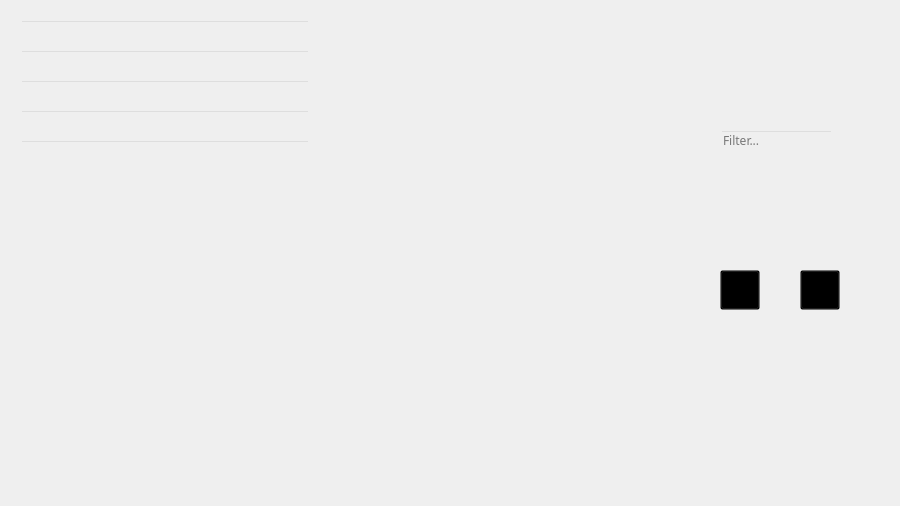
<?xml version="1.0" encoding="UTF-8"?>
<ui version="4.0">
 <class>admin_stmanager_detail</class>
 <widget class="QWidget" name="admin_stmanager_detail">
  <property name="geometry">
   <rect>
    <x>0</x>
    <y>0</y>
    <width>900</width>
    <height>506</height>
   </rect>
  </property>
  <property name="windowTitle">
   <string>AtQlas Alpha</string>
  </property>
  <widget class="QLineEdit" name="lineEdit_4">
   <property name="geometry">
    <rect>
     <x>20</x>
     <y>20</y>
     <width>290</width>
     <height>21</height>
    </rect>
   </property>
   <property name="palette">
    <palette>
     <active>
      <colorrole role="Button">
       <brush brushstyle="SolidPattern">
        <color alpha="0">
         <red>0</red>
         <green>0</green>
         <blue>0</blue>
        </color>
       </brush>
      </colorrole>
      <colorrole role="Text">
       <brush brushstyle="SolidPattern">
        <color alpha="255">
         <red>211</red>
         <green>224</green>
         <blue>229</blue>
        </color>
       </brush>
      </colorrole>
      <colorrole role="Base">
       <brush brushstyle="SolidPattern">
        <color alpha="0">
         <red>0</red>
         <green>0</green>
         <blue>0</blue>
        </color>
       </brush>
      </colorrole>
      <colorrole role="Window">
       <brush brushstyle="SolidPattern">
        <color alpha="0">
         <red>0</red>
         <green>0</green>
         <blue>0</blue>
        </color>
       </brush>
      </colorrole>
     </active>
     <inactive>
      <colorrole role="Button">
       <brush brushstyle="SolidPattern">
        <color alpha="0">
         <red>0</red>
         <green>0</green>
         <blue>0</blue>
        </color>
       </brush>
      </colorrole>
      <colorrole role="Text">
       <brush brushstyle="SolidPattern">
        <color alpha="255">
         <red>211</red>
         <green>224</green>
         <blue>229</blue>
        </color>
       </brush>
      </colorrole>
      <colorrole role="Base">
       <brush brushstyle="SolidPattern">
        <color alpha="0">
         <red>0</red>
         <green>0</green>
         <blue>0</blue>
        </color>
       </brush>
      </colorrole>
      <colorrole role="Window">
       <brush brushstyle="SolidPattern">
        <color alpha="0">
         <red>0</red>
         <green>0</green>
         <blue>0</blue>
        </color>
       </brush>
      </colorrole>
     </inactive>
     <disabled>
      <colorrole role="Button">
       <brush brushstyle="SolidPattern">
        <color alpha="0">
         <red>0</red>
         <green>0</green>
         <blue>0</blue>
        </color>
       </brush>
      </colorrole>
      <colorrole role="Text">
       <brush brushstyle="SolidPattern">
        <color alpha="255">
         <red>127</red>
         <green>127</green>
         <blue>127</blue>
        </color>
       </brush>
      </colorrole>
      <colorrole role="Base">
       <brush brushstyle="SolidPattern">
        <color alpha="0">
         <red>0</red>
         <green>0</green>
         <blue>0</blue>
        </color>
       </brush>
      </colorrole>
      <colorrole role="Window">
       <brush brushstyle="SolidPattern">
        <color alpha="0">
         <red>0</red>
         <green>0</green>
         <blue>0</blue>
        </color>
       </brush>
      </colorrole>
     </disabled>
    </palette>
   </property>
   <property name="font">
    <font>
     <family>PT Mono</family>
     <pointsize>14</pointsize>
    </font>
   </property>
   <property name="styleSheet">
    <string notr="true">background:transparent;
border-image:url(:/atqres_ico/pure_gray_7.png)
</string>
   </property>
  </widget>
  <widget class="QLineEdit" name="name_edit">
   <property name="geometry">
    <rect>
     <x>20</x>
     <y>50</y>
     <width>290</width>
     <height>21</height>
    </rect>
   </property>
   <property name="palette">
    <palette>
     <active>
      <colorrole role="Button">
       <brush brushstyle="SolidPattern">
        <color alpha="0">
         <red>0</red>
         <green>0</green>
         <blue>0</blue>
        </color>
       </brush>
      </colorrole>
      <colorrole role="Text">
       <brush brushstyle="SolidPattern">
        <color alpha="255">
         <red>211</red>
         <green>224</green>
         <blue>229</blue>
        </color>
       </brush>
      </colorrole>
      <colorrole role="Base">
       <brush brushstyle="SolidPattern">
        <color alpha="0">
         <red>0</red>
         <green>0</green>
         <blue>0</blue>
        </color>
       </brush>
      </colorrole>
      <colorrole role="Window">
       <brush brushstyle="SolidPattern">
        <color alpha="0">
         <red>0</red>
         <green>0</green>
         <blue>0</blue>
        </color>
       </brush>
      </colorrole>
     </active>
     <inactive>
      <colorrole role="Button">
       <brush brushstyle="SolidPattern">
        <color alpha="0">
         <red>0</red>
         <green>0</green>
         <blue>0</blue>
        </color>
       </brush>
      </colorrole>
      <colorrole role="Text">
       <brush brushstyle="SolidPattern">
        <color alpha="255">
         <red>211</red>
         <green>224</green>
         <blue>229</blue>
        </color>
       </brush>
      </colorrole>
      <colorrole role="Base">
       <brush brushstyle="SolidPattern">
        <color alpha="0">
         <red>0</red>
         <green>0</green>
         <blue>0</blue>
        </color>
       </brush>
      </colorrole>
      <colorrole role="Window">
       <brush brushstyle="SolidPattern">
        <color alpha="0">
         <red>0</red>
         <green>0</green>
         <blue>0</blue>
        </color>
       </brush>
      </colorrole>
     </inactive>
     <disabled>
      <colorrole role="Button">
       <brush brushstyle="SolidPattern">
        <color alpha="0">
         <red>0</red>
         <green>0</green>
         <blue>0</blue>
        </color>
       </brush>
      </colorrole>
      <colorrole role="Text">
       <brush brushstyle="SolidPattern">
        <color alpha="255">
         <red>127</red>
         <green>127</green>
         <blue>127</blue>
        </color>
       </brush>
      </colorrole>
      <colorrole role="Base">
       <brush brushstyle="SolidPattern">
        <color alpha="0">
         <red>0</red>
         <green>0</green>
         <blue>0</blue>
        </color>
       </brush>
      </colorrole>
      <colorrole role="Window">
       <brush brushstyle="SolidPattern">
        <color alpha="0">
         <red>0</red>
         <green>0</green>
         <blue>0</blue>
        </color>
       </brush>
      </colorrole>
     </disabled>
    </palette>
   </property>
   <property name="font">
    <font>
     <family>PT Mono</family>
     <pointsize>14</pointsize>
    </font>
   </property>
   <property name="styleSheet">
    <string notr="true">background:transparent;
border-image:url(:/atqres_ico/pure_gray_7.png)</string>
   </property>
  </widget>
  <widget class="QLineEdit" name="school_edit">
   <property name="geometry">
    <rect>
     <x>20</x>
     <y>110</y>
     <width>290</width>
     <height>21</height>
    </rect>
   </property>
   <property name="palette">
    <palette>
     <active>
      <colorrole role="Button">
       <brush brushstyle="SolidPattern">
        <color alpha="0">
         <red>0</red>
         <green>0</green>
         <blue>0</blue>
        </color>
       </brush>
      </colorrole>
      <colorrole role="Text">
       <brush brushstyle="SolidPattern">
        <color alpha="255">
         <red>211</red>
         <green>224</green>
         <blue>229</blue>
        </color>
       </brush>
      </colorrole>
      <colorrole role="Base">
       <brush brushstyle="SolidPattern">
        <color alpha="0">
         <red>0</red>
         <green>0</green>
         <blue>0</blue>
        </color>
       </brush>
      </colorrole>
      <colorrole role="Window">
       <brush brushstyle="SolidPattern">
        <color alpha="0">
         <red>0</red>
         <green>0</green>
         <blue>0</blue>
        </color>
       </brush>
      </colorrole>
     </active>
     <inactive>
      <colorrole role="Button">
       <brush brushstyle="SolidPattern">
        <color alpha="0">
         <red>0</red>
         <green>0</green>
         <blue>0</blue>
        </color>
       </brush>
      </colorrole>
      <colorrole role="Text">
       <brush brushstyle="SolidPattern">
        <color alpha="255">
         <red>211</red>
         <green>224</green>
         <blue>229</blue>
        </color>
       </brush>
      </colorrole>
      <colorrole role="Base">
       <brush brushstyle="SolidPattern">
        <color alpha="0">
         <red>0</red>
         <green>0</green>
         <blue>0</blue>
        </color>
       </brush>
      </colorrole>
      <colorrole role="Window">
       <brush brushstyle="SolidPattern">
        <color alpha="0">
         <red>0</red>
         <green>0</green>
         <blue>0</blue>
        </color>
       </brush>
      </colorrole>
     </inactive>
     <disabled>
      <colorrole role="Button">
       <brush brushstyle="SolidPattern">
        <color alpha="0">
         <red>0</red>
         <green>0</green>
         <blue>0</blue>
        </color>
       </brush>
      </colorrole>
      <colorrole role="Text">
       <brush brushstyle="SolidPattern">
        <color alpha="255">
         <red>127</red>
         <green>127</green>
         <blue>127</blue>
        </color>
       </brush>
      </colorrole>
      <colorrole role="Base">
       <brush brushstyle="SolidPattern">
        <color alpha="0">
         <red>0</red>
         <green>0</green>
         <blue>0</blue>
        </color>
       </brush>
      </colorrole>
      <colorrole role="Window">
       <brush brushstyle="SolidPattern">
        <color alpha="0">
         <red>0</red>
         <green>0</green>
         <blue>0</blue>
        </color>
       </brush>
      </colorrole>
     </disabled>
    </palette>
   </property>
   <property name="font">
    <font>
     <family>PT Mono</family>
     <pointsize>14</pointsize>
    </font>
   </property>
   <property name="styleSheet">
    <string notr="true">background:transparent;
border-image:url(:/atqres_ico/pure_gray_7.png)</string>
   </property>
  </widget>
  <widget class="QLineEdit" name="klass_edit">
   <property name="geometry">
    <rect>
     <x>20</x>
     <y>140</y>
     <width>290</width>
     <height>21</height>
    </rect>
   </property>
   <property name="palette">
    <palette>
     <active>
      <colorrole role="Button">
       <brush brushstyle="SolidPattern">
        <color alpha="0">
         <red>0</red>
         <green>0</green>
         <blue>0</blue>
        </color>
       </brush>
      </colorrole>
      <colorrole role="Text">
       <brush brushstyle="SolidPattern">
        <color alpha="255">
         <red>211</red>
         <green>224</green>
         <blue>229</blue>
        </color>
       </brush>
      </colorrole>
      <colorrole role="Base">
       <brush brushstyle="SolidPattern">
        <color alpha="0">
         <red>0</red>
         <green>0</green>
         <blue>0</blue>
        </color>
       </brush>
      </colorrole>
      <colorrole role="Window">
       <brush brushstyle="SolidPattern">
        <color alpha="0">
         <red>0</red>
         <green>0</green>
         <blue>0</blue>
        </color>
       </brush>
      </colorrole>
     </active>
     <inactive>
      <colorrole role="Button">
       <brush brushstyle="SolidPattern">
        <color alpha="0">
         <red>0</red>
         <green>0</green>
         <blue>0</blue>
        </color>
       </brush>
      </colorrole>
      <colorrole role="Text">
       <brush brushstyle="SolidPattern">
        <color alpha="255">
         <red>211</red>
         <green>224</green>
         <blue>229</blue>
        </color>
       </brush>
      </colorrole>
      <colorrole role="Base">
       <brush brushstyle="SolidPattern">
        <color alpha="0">
         <red>0</red>
         <green>0</green>
         <blue>0</blue>
        </color>
       </brush>
      </colorrole>
      <colorrole role="Window">
       <brush brushstyle="SolidPattern">
        <color alpha="0">
         <red>0</red>
         <green>0</green>
         <blue>0</blue>
        </color>
       </brush>
      </colorrole>
     </inactive>
     <disabled>
      <colorrole role="Button">
       <brush brushstyle="SolidPattern">
        <color alpha="0">
         <red>0</red>
         <green>0</green>
         <blue>0</blue>
        </color>
       </brush>
      </colorrole>
      <colorrole role="Text">
       <brush brushstyle="SolidPattern">
        <color alpha="255">
         <red>127</red>
         <green>127</green>
         <blue>127</blue>
        </color>
       </brush>
      </colorrole>
      <colorrole role="Base">
       <brush brushstyle="SolidPattern">
        <color alpha="0">
         <red>0</red>
         <green>0</green>
         <blue>0</blue>
        </color>
       </brush>
      </colorrole>
      <colorrole role="Window">
       <brush brushstyle="SolidPattern">
        <color alpha="0">
         <red>0</red>
         <green>0</green>
         <blue>0</blue>
        </color>
       </brush>
      </colorrole>
     </disabled>
    </palette>
   </property>
   <property name="font">
    <font>
     <family>PT Mono</family>
    </font>
   </property>
   <property name="styleSheet">
    <string notr="true">background:transparent;
border-image:url(:/atqres_ico/pure_gray_7.png)</string>
   </property>
  </widget>
  <widget class="QLineEdit" name="grade_edit">
   <property name="geometry">
    <rect>
     <x>20</x>
     <y>80</y>
     <width>290</width>
     <height>21</height>
    </rect>
   </property>
   <property name="palette">
    <palette>
     <active>
      <colorrole role="Button">
       <brush brushstyle="SolidPattern">
        <color alpha="0">
         <red>0</red>
         <green>0</green>
         <blue>0</blue>
        </color>
       </brush>
      </colorrole>
      <colorrole role="Text">
       <brush brushstyle="SolidPattern">
        <color alpha="255">
         <red>211</red>
         <green>224</green>
         <blue>229</blue>
        </color>
       </brush>
      </colorrole>
      <colorrole role="Base">
       <brush brushstyle="SolidPattern">
        <color alpha="0">
         <red>0</red>
         <green>0</green>
         <blue>0</blue>
        </color>
       </brush>
      </colorrole>
      <colorrole role="Window">
       <brush brushstyle="SolidPattern">
        <color alpha="0">
         <red>0</red>
         <green>0</green>
         <blue>0</blue>
        </color>
       </brush>
      </colorrole>
     </active>
     <inactive>
      <colorrole role="Button">
       <brush brushstyle="SolidPattern">
        <color alpha="0">
         <red>0</red>
         <green>0</green>
         <blue>0</blue>
        </color>
       </brush>
      </colorrole>
      <colorrole role="Text">
       <brush brushstyle="SolidPattern">
        <color alpha="255">
         <red>211</red>
         <green>224</green>
         <blue>229</blue>
        </color>
       </brush>
      </colorrole>
      <colorrole role="Base">
       <brush brushstyle="SolidPattern">
        <color alpha="0">
         <red>0</red>
         <green>0</green>
         <blue>0</blue>
        </color>
       </brush>
      </colorrole>
      <colorrole role="Window">
       <brush brushstyle="SolidPattern">
        <color alpha="0">
         <red>0</red>
         <green>0</green>
         <blue>0</blue>
        </color>
       </brush>
      </colorrole>
     </inactive>
     <disabled>
      <colorrole role="Button">
       <brush brushstyle="SolidPattern">
        <color alpha="0">
         <red>0</red>
         <green>0</green>
         <blue>0</blue>
        </color>
       </brush>
      </colorrole>
      <colorrole role="Text">
       <brush brushstyle="SolidPattern">
        <color alpha="255">
         <red>127</red>
         <green>127</green>
         <blue>127</blue>
        </color>
       </brush>
      </colorrole>
      <colorrole role="Base">
       <brush brushstyle="SolidPattern">
        <color alpha="0">
         <red>0</red>
         <green>0</green>
         <blue>0</blue>
        </color>
       </brush>
      </colorrole>
      <colorrole role="Window">
       <brush brushstyle="SolidPattern">
        <color alpha="0">
         <red>0</red>
         <green>0</green>
         <blue>0</blue>
        </color>
       </brush>
      </colorrole>
     </disabled>
    </palette>
   </property>
   <property name="font">
    <font>
     <family>PT Mono</family>
     <pointsize>14</pointsize>
    </font>
   </property>
   <property name="styleSheet">
    <string notr="true">background:transparent;
border-image:url(:/atqres_ico/pure_gray_7.png)</string>
   </property>
  </widget>
  <widget class="QLineEdit" name="lesson_chooser_edit">
   <property name="geometry">
    <rect>
     <x>720</x>
     <y>130</y>
     <width>113</width>
     <height>21</height>
    </rect>
   </property>
   <property name="font">
    <font>
     <family>PT Mono</family>
    </font>
   </property>
   <property name="styleSheet">
    <string notr="true">background:transparent;
border-image:url(:/atqres_ico/pure_gray.png)</string>
   </property>
   <property name="placeholderText">
    <string>Filter...</string>
   </property>
  </widget>
  <widget class="QListWidget" name="recommendation">
   <property name="geometry">
    <rect>
     <x>390</x>
     <y>0</y>
     <width>256</width>
     <height>192</height>
    </rect>
   </property>
   <property name="styleSheet">
    <string notr="true">background:transparent;
border-image:url(:/atqres_ico/pure_gray.png)</string>
   </property>
  </widget>
  <widget class="QFrame" name="frame">
   <property name="geometry">
    <rect>
     <x>0</x>
     <y>0</y>
     <width>900</width>
     <height>506</height>
    </rect>
   </property>
   <property name="styleSheet">
    <string notr="true">background:transparent;
border-image:url(:/atqres_ico/admin_stmanager.png)</string>
   </property>
   <property name="frameShape">
    <enum>QFrame::StyledPanel</enum>
   </property>
   <property name="frameShadow">
    <enum>QFrame::Raised</enum>
   </property>
   <widget class="QTableWidget" name="opt_lesson">
    <property name="geometry">
     <rect>
      <x>20</x>
      <y>370</y>
      <width>651</width>
      <height>101</height>
     </rect>
    </property>
    <property name="styleSheet">
     <string notr="true">QTableWidget 
{background-color: transparent;}
QScrollBar:vertical {
    background: url(images/pure_blue.png);
    width: 0px;
    margin: 0px 0 0px 0;
}
QScrollBar::handle:vertical {
    background: rgb(195, 195, 195);
    min-height: 30px;
    margin: 0 1px 0 2px;
    border-radius: 3px;
    border: none;
}

QScrollBar:horizontal {
    height: 0px;
    margin: 0px 0 0px 0;
}
QScrollBar::handle:horizontal {
    background: rgb(195, 195, 195);
    min-width: 20px;
    margin: 2px 0px 1px 0px;
    border-radius: 3px;
    border: none;
}
QHeaderView::section
{
border-image:url(:/atqres_ico/pure_gray.png);
height:30px;
spacing: 20px;
background-color:rgb(39,49,58);
color: white;

text-align: right;
font-family: arial;
font-size:12px;
}</string>
    </property>
   </widget>
   <widget class="QTableWidget" name="req_lesson">
    <property name="geometry">
     <rect>
      <x>20</x>
      <y>250</y>
      <width>651</width>
      <height>81</height>
     </rect>
    </property>
    <property name="styleSheet">
     <string notr="true">QTableWidget 
{background-color: transparent;}
QScrollBar:vertical {
    background: url(images/pure_blue.png);
    width: 0px;
    margin: 0px 0 0px 0;
}
QScrollBar::handle:vertical {
    background: rgb(195, 195, 195);
    min-height: 30px;
    margin: 0 1px 0 2px;
    border-radius: 3px;
    border: none;
}

QScrollBar:horizontal {
    height: 0px;
    margin: 0px 0 0px 0;
}
QScrollBar::handle:horizontal {
    background: rgb(195, 195, 195);
    min-width: 20px;
    margin: 2px 0px 1px 0px;
    border-radius: 3px;
    border: none;
}

QHeaderView::section
{
border-image:url(:/atqres_ico/pure_gray.png);
height:30px;
spacing: 20px;
background-color:rgb(39,49,58);
color: white;

text-align: right;
font-family: arial;
font-size:12px;
}</string>
    </property>
   </widget>
   <widget class="QPushButton" name="delete_lesson_button">
    <property name="geometry">
     <rect>
      <x>720</x>
      <y>270</y>
      <width>40</width>
      <height>40</height>
     </rect>
    </property>
    <property name="styleSheet">
     <string notr="true">background:transparent;
border-image:url(:/atqres_ico/gray_minus.png)</string>
    </property>
    <property name="text">
     <string/>
    </property>
   </widget>
   <widget class="QPushButton" name="add_lesson_button">
    <property name="geometry">
     <rect>
      <x>800</x>
      <y>270</y>
      <width>40</width>
      <height>40</height>
     </rect>
    </property>
    <property name="styleSheet">
     <string notr="true">background:transparent;
border-image:url(:/atqres_ico/login_plus.png)</string>
    </property>
    <property name="text">
     <string/>
    </property>
   </widget>
  </widget>
  <zorder>frame</zorder>
  <zorder>lineEdit_4</zorder>
  <zorder>name_edit</zorder>
  <zorder>school_edit</zorder>
  <zorder>klass_edit</zorder>
  <zorder>grade_edit</zorder>
  <zorder>lesson_chooser_edit</zorder>
  <zorder>recommendation</zorder>
 </widget>
 <resources/>
 <connections/>
</ui>
